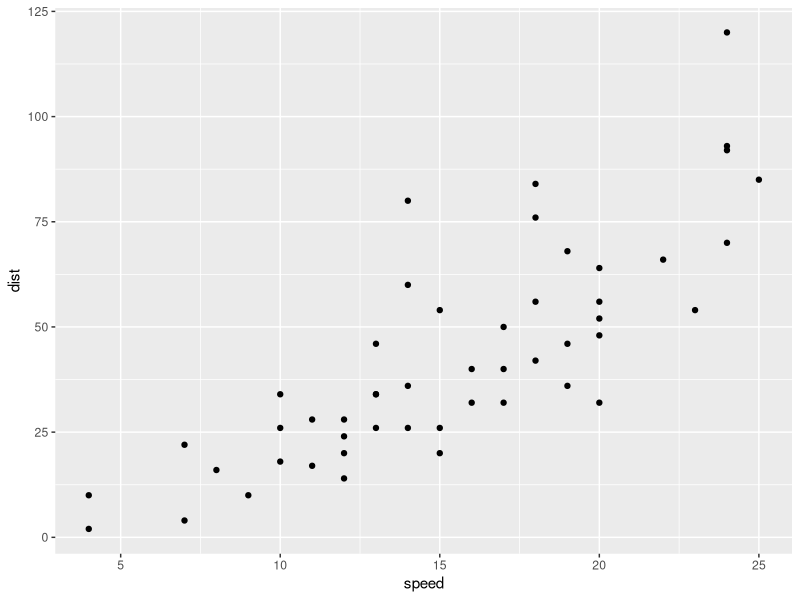
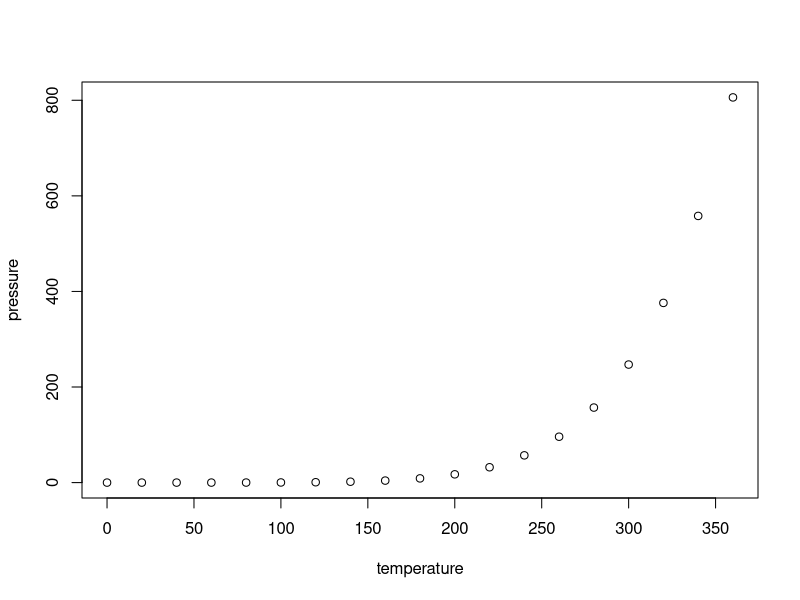

Generate these figures, in order, with R:
## ---- chunk 1
knitr::opts_chunk$set(echo = TRUE)
## ---- chunk 2
library(tidyverse)
cars %>%
  ggplot(aes(speed, dist))+geom_point()
## ---- chunk 3
plot(pressure)
